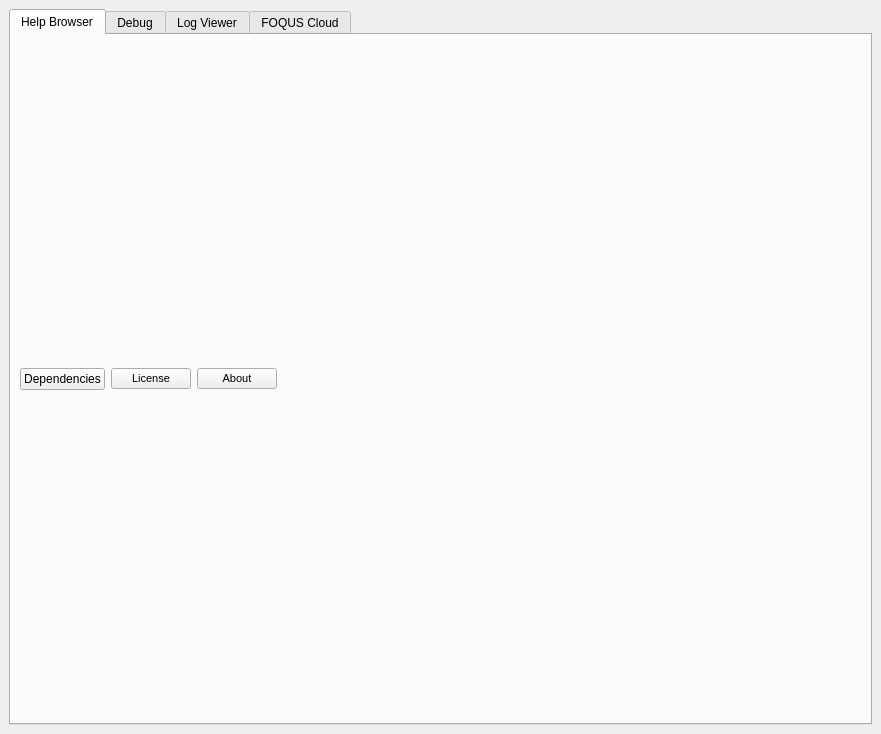
<?xml version="1.0" encoding="UTF-8"?>
<ui version="4.0">
 <class>helpBrowser</class>
 <widget class="QDockWidget" name="helpBrowser">
  <property name="geometry">
   <rect>
    <x>0</x>
    <y>0</y>
    <width>881</width>
    <height>734</height>
   </rect>
  </property>
  <property name="windowTitle">
   <string>Help Browser</string>
  </property>
  <widget class="QWidget" name="dockWidgetContents">
   <layout class="QVBoxLayout" name="verticalLayout">
    <item>
     <widget class="QTabWidget" name="tabWidget">
      <property name="currentIndex">
       <number>0</number>
      </property>
      <widget class="QWidget" name="HelpBrowser">
       <attribute name="title">
        <string>Help Browser</string>
       </attribute>
       <layout class="QVBoxLayout" name="verticalLayout_2">
        <item>
         <layout class="QVBoxLayout" name="webviewLayout"/>
        </item>
        <item>
         <layout class="QHBoxLayout" name="horizontalLayout">
          <item>
           <widget class="QPushButton" name="ccsidepButton">
            <property name="text">
             <string>Dependencies</string>
            </property>
           </widget>
          </item>
          <item>
           <widget class="QPushButton" name="licenseButton">
            <property name="palette">
             <palette>
              <active>
               <colorrole role="ButtonText">
                <brush brushstyle="SolidPattern">
                 <color alpha="255">
                  <red>0</red>
                  <green>0</green>
                  <blue>0</blue>
                 </color>
                </brush>
               </colorrole>
              </active>
              <inactive>
               <colorrole role="ButtonText">
                <brush brushstyle="SolidPattern">
                 <color alpha="255">
                  <red>0</red>
                  <green>0</green>
                  <blue>0</blue>
                 </color>
                </brush>
               </colorrole>
              </inactive>
              <disabled>
               <colorrole role="ButtonText">
                <brush brushstyle="SolidPattern">
                 <color alpha="255">
                  <red>106</red>
                  <green>104</green>
                  <blue>100</blue>
                 </color>
                </brush>
               </colorrole>
              </disabled>
             </palette>
            </property>
            <property name="font">
             <font>
              <pointsize>8</pointsize>
              <underline>false</underline>
             </font>
            </property>
            <property name="cursor">
             <cursorShape>PointingHandCursor</cursorShape>
            </property>
            <property name="text">
             <string>License</string>
            </property>
            <property name="flat">
             <bool>false</bool>
            </property>
           </widget>
          </item>
          <item>
           <widget class="QPushButton" name="aboutButton">
            <property name="palette">
             <palette>
              <active>
               <colorrole role="ButtonText">
                <brush brushstyle="SolidPattern">
                 <color alpha="255">
                  <red>0</red>
                  <green>0</green>
                  <blue>0</blue>
                 </color>
                </brush>
               </colorrole>
              </active>
              <inactive>
               <colorrole role="ButtonText">
                <brush brushstyle="SolidPattern">
                 <color alpha="255">
                  <red>0</red>
                  <green>0</green>
                  <blue>0</blue>
                 </color>
                </brush>
               </colorrole>
              </inactive>
              <disabled>
               <colorrole role="ButtonText">
                <brush brushstyle="SolidPattern">
                 <color alpha="255">
                  <red>106</red>
                  <green>104</green>
                  <blue>100</blue>
                 </color>
                </brush>
               </colorrole>
              </disabled>
             </palette>
            </property>
            <property name="font">
             <font>
              <pointsize>8</pointsize>
              <underline>false</underline>
             </font>
            </property>
            <property name="cursor">
             <cursorShape>PointingHandCursor</cursorShape>
            </property>
            <property name="text">
             <string>About</string>
            </property>
            <property name="flat">
             <bool>false</bool>
            </property>
           </widget>
          </item>
          <item>
           <spacer name="horizontalSpacer">
            <property name="orientation">
             <enum>Qt::Horizontal</enum>
            </property>
            <property name="sizeHint" stdset="0">
             <size>
              <width>40</width>
              <height>20</height>
             </size>
            </property>
           </spacer>
          </item>
         </layout>
        </item>
       </layout>
      </widget>
      <widget class="QWidget" name="tab_2">
       <attribute name="title">
        <string>Debug</string>
       </attribute>
       <layout class="QVBoxLayout" name="verticalLayout_3">
        <item>
         <widget class="QGroupBox" name="groupBox">
          <property name="title">
           <string>Python Code (executes in FOQUS session object)</string>
          </property>
          <layout class="QVBoxLayout" name="verticalLayout_5">
           <item>
            <widget class="QPlainTextEdit" name="pycodeEdit">
             <property name="font">
              <font>
               <family>Courier</family>
               <pointsize>10</pointsize>
              </font>
             </property>
            </widget>
           </item>
          </layout>
         </widget>
        </item>
        <item>
         <layout class="QHBoxLayout" name="horizontalLayout_2">
          <item>
           <widget class="QPushButton" name="execButton">
            <property name="text">
             <string>Execute</string>
            </property>
            <property name="icon">
             <iconset resource="../icons.qrc">
              <normaloff>:/icons/icons/run.svg</normaloff>:/icons/icons/run.svg</iconset>
            </property>
           </widget>
          </item>
          <item>
           <widget class="QPushButton" name="stopButton">
            <property name="text">
             <string>Stop</string>
            </property>
            <property name="icon">
             <iconset resource="../icons.qrc">
              <normaloff>:/icons/icons/stop.svg</normaloff>:/icons/icons/stop.svg</iconset>
            </property>
           </widget>
          </item>
          <item>
           <widget class="QPushButton" name="ccButton">
            <property name="text">
             <string>Clear</string>
            </property>
            <property name="icon">
             <iconset resource="../icons.qrc">
              <normaloff>:/icons/icons/new.svg</normaloff>:/icons/icons/new.svg</iconset>
            </property>
           </widget>
          </item>
          <item>
           <widget class="QPushButton" name="loadButton">
            <property name="text">
             <string>Load...</string>
            </property>
            <property name="icon">
             <iconset resource="../icons.qrc">
              <normaloff>:/icons/icons/load.svg</normaloff>:/icons/icons/load.svg</iconset>
            </property>
           </widget>
          </item>
          <item>
           <widget class="QPushButton" name="saveButton">
            <property name="text">
             <string>Save...</string>
            </property>
            <property name="icon">
             <iconset resource="../icons.qrc">
              <normaloff>:/icons/icons/save.svg</normaloff>:/icons/icons/save.svg</iconset>
            </property>
           </widget>
          </item>
          <item>
           <spacer name="horizontalSpacer_2">
            <property name="orientation">
             <enum>Qt::Horizontal</enum>
            </property>
            <property name="sizeHint" stdset="0">
             <size>
              <width>40</width>
              <height>20</height>
             </size>
            </property>
           </spacer>
          </item>
         </layout>
        </item>
        <item>
         <widget class="QGroupBox" name="groupBox_2">
          <property name="title">
           <string>Result (displays contents of res when complete)</string>
          </property>
          <layout class="QVBoxLayout" name="verticalLayout_4">
           <item>
            <widget class="QPlainTextEdit" name="resEdit">
             <property name="font">
              <font>
               <family>Courier</family>
               <pointsize>10</pointsize>
              </font>
             </property>
             <property name="readOnly">
              <bool>true</bool>
             </property>
            </widget>
           </item>
           <item>
            <layout class="QHBoxLayout" name="horizontalLayout_3">
             <item>
              <widget class="QPushButton" name="crButton">
               <property name="text">
                <string>Clear</string>
               </property>
               <property name="icon">
                <iconset resource="../icons.qrc">
                 <normaloff>:/icons/icons/new.svg</normaloff>:/icons/icons/new.svg</iconset>
               </property>
              </widget>
             </item>
             <item>
              <spacer name="horizontalSpacer_3">
               <property name="orientation">
                <enum>Qt::Horizontal</enum>
               </property>
               <property name="sizeHint" stdset="0">
                <size>
                 <width>40</width>
                 <height>20</height>
                </size>
               </property>
              </spacer>
             </item>
            </layout>
           </item>
          </layout>
         </widget>
        </item>
       </layout>
      </widget>
      <widget class="QWidget" name="tab">
       <attribute name="title">
        <string>Log Viewer</string>
       </attribute>
       <layout class="QVBoxLayout" name="verticalLayout_6">
        <item>
         <widget class="QTextBrowser" name="logView"/>
        </item>
        <item>
         <layout class="QHBoxLayout" name="horizontalLayout_4">
          <item>
           <widget class="QPushButton" name="clearLogButton">
            <property name="text">
             <string>Clear</string>
            </property>
           </widget>
          </item>
          <item>
           <spacer name="horizontalSpacer_4">
            <property name="orientation">
             <enum>Qt::Horizontal</enum>
            </property>
            <property name="sizeHint" stdset="0">
             <size>
              <width>40</width>
              <height>20</height>
             </size>
            </property>
           </spacer>
          </item>
         </layout>
        </item>
       </layout>
      </widget>

      <widget class="QWidget" name="tab">
       <attribute name="title">
        <string>FOQUS Cloud</string>
       </attribute>
       <layout class="QVBoxLayout" name="verticalLayout_6">
        <item>
         <widget class="QTextBrowser" name="CloudLogView"/>
        </item>
        <item>
         <layout class="QHBoxLayout" name="horizontalLayout_4">
          <item>
           <widget class="QPushButton" name="clearLogButton">
            <property name="text">
             <string>Clear</string>
            </property>
           </widget>
          </item>
          <item>
           <spacer name="horizontalSpacer_4">
            <property name="orientation">
             <enum>Qt::Horizontal</enum>
            </property>
            <property name="sizeHint" stdset="0">
             <size>
              <width>40</width>
              <height>20</height>
             </size>
            </property>
           </spacer>
          </item>
         </layout>
        </item>
       </layout>
      </widget>

     </widget>
    </item>
   </layout>
  </widget>
 </widget>
 <resources>
  <include location="foqus_lib.gui.icons.qrc"/>
 </resources>
 <connections/>
</ui>
